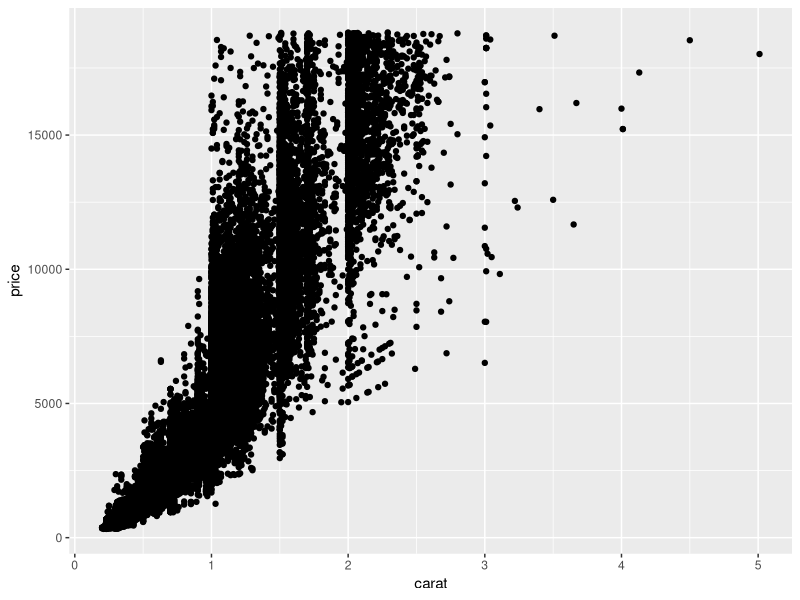
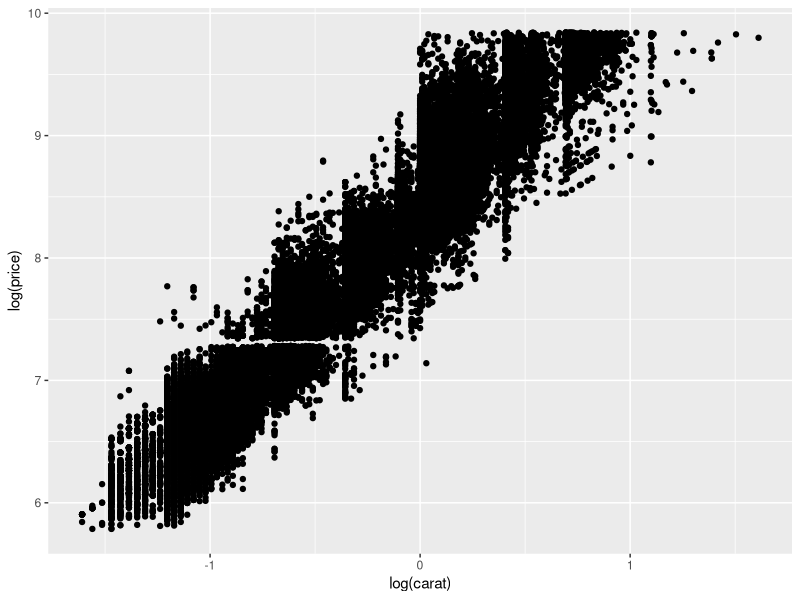
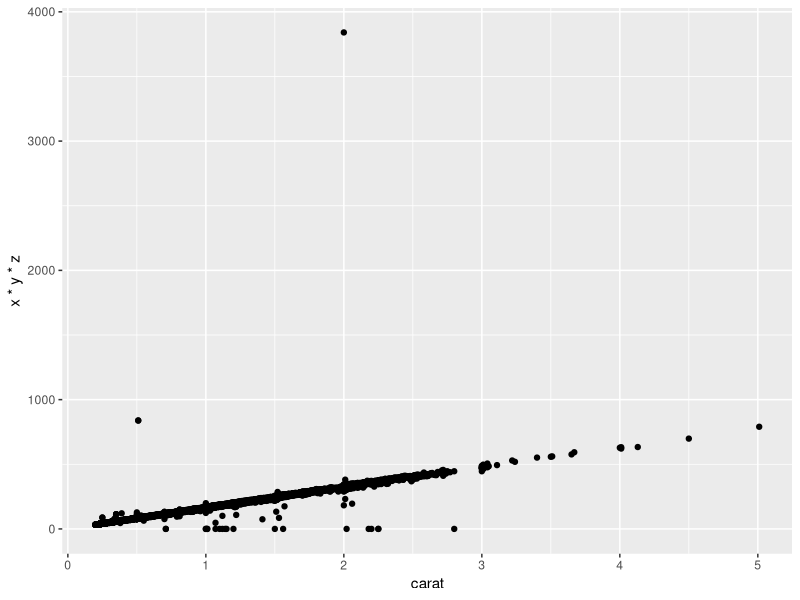
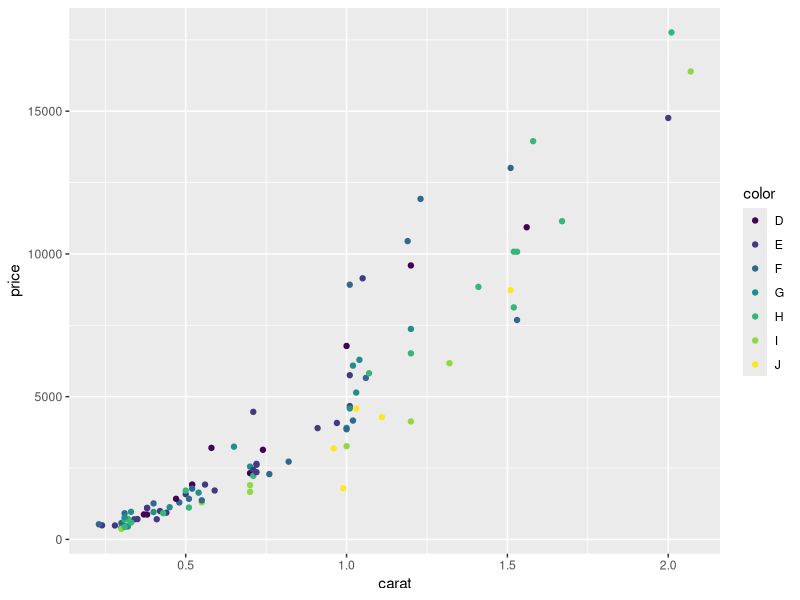
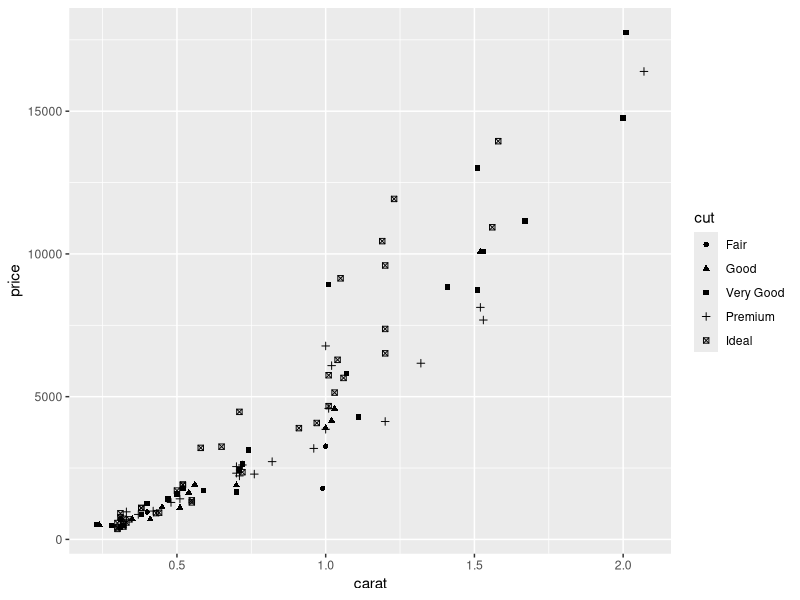
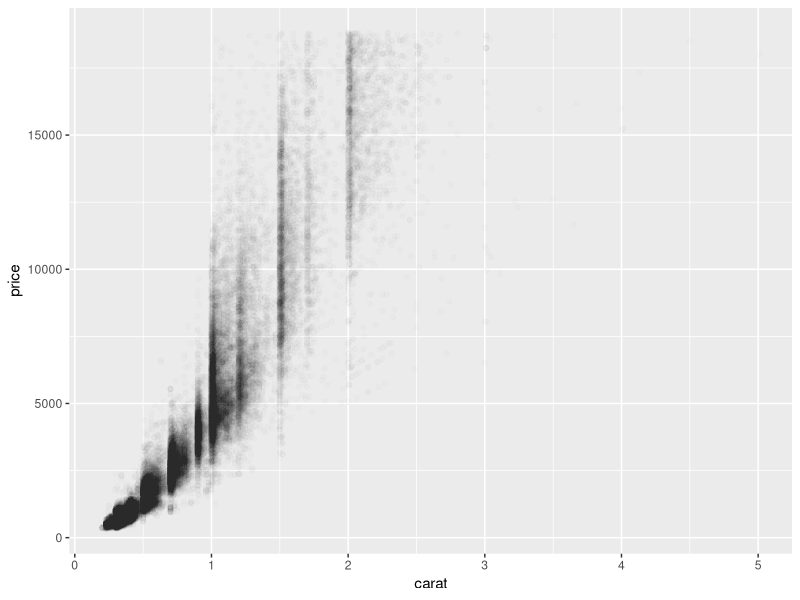
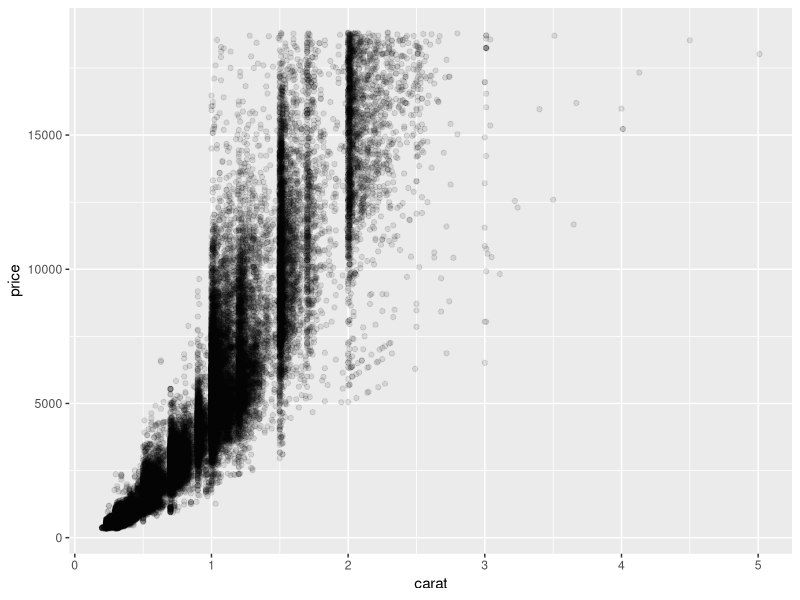
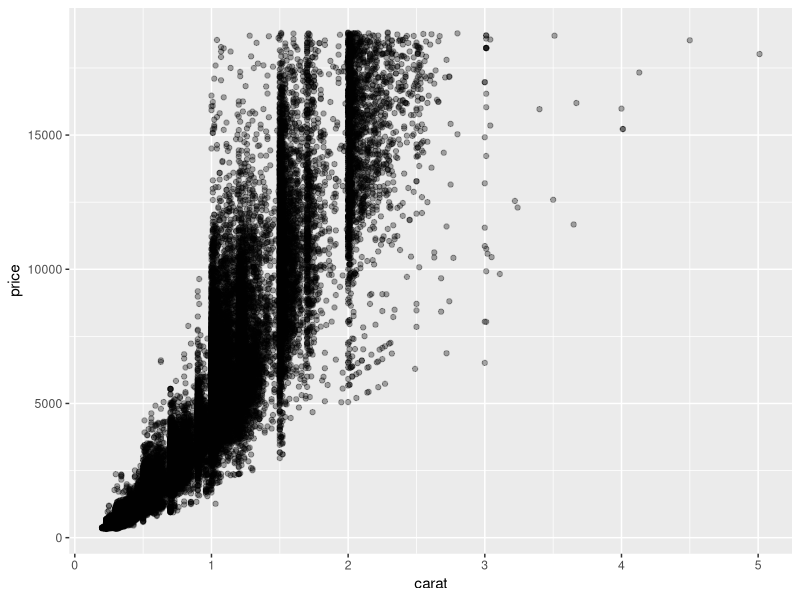

R code for these plots, in order:
# Chapter 2 Getting started with qplot


# 2.2 Datasets

library(ggplot2)
set.seed(1124)
dsmall <- diamonds[sample(nrow(diamonds), 100), ]
head(dsmall)

# 2.3 Basic use

qplot(carat, price, data = diamonds)

qplot(log(carat), log(price), data = diamonds)

qplot(carat, x * y * z, data = diamonds)

# 2.4 Color, size, shape and other aesthetic attributes

qplot(carat, price, data = dsmall, color = color)

qplot(carat, price, data = dsmall, shape = cut)

qplot(carat, price, data = diamonds, alpha = I(1/100))

qplot(carat, price, data = diamonds, alpha = I(1/10))

qplot(carat, price, data = diamonds, alpha = I(1/3))

# Plot geoms

# geom = point
# geom = smooth
# geom = boxplot
# geom = path
# geom = line

# geom = histogram
# geom = freqplot
# geom = density
# geom = bar

# 2.5.1 Adding a smoother to a plot

qplot(carat, price, data = dsmall, geom = c('point', 'smooth'))

qplot(carat, price, data = diamonds, geom = c('point', 'smooth'))

# method = 'loess'

qplot(carat, price, data = dsmall, geom = c('point', 'smooth'),
      span = 0.2)

qplot(carat, price, data = dsmall, geom = c('point', 'smooth'),
      span = 1)

library(mgcv)
qplot(carat, price, data = dsmall, geom = c('point', 'smooth'),
      method = 'gam', formula = y ~ s(x))

qplot(carat, price, data = dsmall, geom = c('point', 'smooth'),
      method = 'gam', formula = y ~ s(x, bs = 'cs'))

# method = 'lm'

library(splines)

qplot(carat, price, data = dsmall, geom = c('point', 'smooth'),
      method = 'lm')

qplot(carat, price, data = dsmall, geom = c('point', 'smooth'),
      method = 'lm', formula = y ~ ns(x, 5))

# method = 'rlm'

# 2.5.2 Boxplots and jittered points

qplot(color, price / carat, data = diamonds, geom = 'jitter',
      alpha = I(1/5))

qplot(color, price / carat, data = diamonds, geom = 'jitter',
      alpha = I(1/50))

qplot(color, price / carat, data = diamonds, geom = 'jitter',
      alpha = I(1/10))

qplot(color, price / carat, data = diamonds, geom = 'boxplot')

# Histogram and densitty plots

qplot(carat, data = diamonds, geom = 'histogram')

qplot(carat, data = diamonds, geom = 'histogram', binwidth = 1,
      xlim = c(0, 3))

qplot(carat, data = diamonds, geom = 'histogram', binwidth = 0.1,
      xlim = c(0, 3))

qplot(carat, data = diamonds, geom = 'histogram', binwidth = 0.01,
      xlim = c(0, 3))

qplot(carat, data = diamonds, geom = 'histogram', binwidth = 0.1,
      xlim = c(0, 3), color = color)

qplot(carat, data = diamonds, geom = 'histogram', binwidth = 0.1,
      xlim = c(0, 3), fill = color)

qplot(carat, data = diamonds, geom = 'density', color = color)

qplot(carat, data = diamonds, geom = 'density', fill = color)

# 2.5.4 Bar charts

# geom = 'bar'

qplot(color, data = diamonds, geom = 'bar')

qplot(color, data = diamonds, geom = 'bar', weight = carat) +
         scale_y_continuous('carat')


# 2.5.5 Time series with line and path plot

# geom = 'line'

qplot(date, unemploy / pop, data = economics, geom = 'line')

qplot(date, uempmed, data = economics, geom = 'line')

year <- function(x) as.POSIXlt(x)$year + 1900

qplot(unemploy / pop, uempmed, data = economics,
      geom = c('point', 'path'))

qplot(unemploy / pop, uempmed, data = economics,
      geom = 'path', color = year(date)) + scale_size_area()

# Faceting

# row_var ~ col_var
# row_var ~ .

qplot(carat, data = diamonds, facets = color ~ .,
      geom = 'histogram', binwidth = 0.1, xlim = c(0, 3))

qplot(carat, ..density.., data = diamonds, facets = color ~ .,
      geom = 'histogram', binwidth = 0.1, xlim = c(0, 3))

# 2.7 Other options

# xlim, ylim
# log
# main
# xlab, ylab

qplot(carat, price, data = dsmall,
      xlab = 'Price($)',
      ylab = 'Weight(carat)',
      main = 'Price-weight relationship')


qplot(carat, price/carat, data = dsmall,
      xlab = 'Weight(carats)',
      ylab = expression(frac(price, carat)),
      main = 'Small diamonds',
      xlim = c(0.2, 1))

qplot(carat, price, data = dsmall, log = 'xy')


# 2.8 Differences from Plot
















